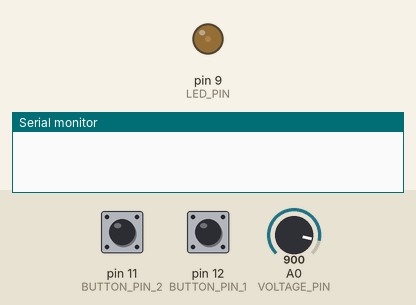
This sketch was run on a simulated Arduino Uno, built with avr-gcc and run on an emulated ATmega328P. Parts: output pins drawn as LEDs (lit = HIGH), the last lines printed to the serial monitor. The test bench sets the inputs (shaded band); at power-on: A0 (VOLTAGE_PIN) = 900, pin 11 (BUTTON_PIN_2) HIGH, pin 12 (BUTTON_PIN_1) HIGH.

Above: at 1.2 s.
1.3 s: A0 (VOLTAGE_PIN) set to 900
At 2.0 s:
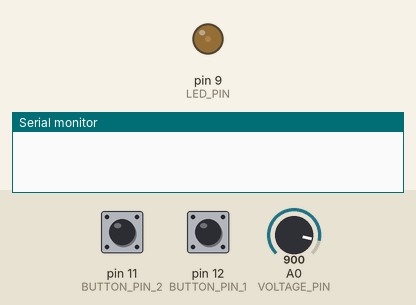
3.5 s: pin 11 (BUTTON_PIN_2) pulled LOW for 0.15 s
At 4.7 s:
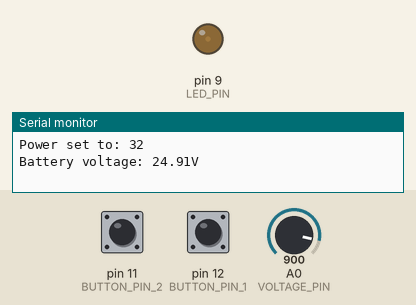
5.1 s: pin 11 (BUTTON_PIN_2) pulled LOW for 1 s
At 6.1 s:
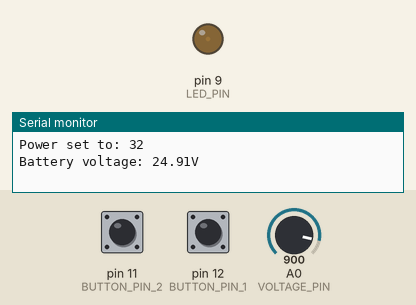
7.6 s: pin 12 (BUTTON_PIN_1) pulsed LOW 5 times (0.12 s each, 0.3 s apart)
At 10.1 s:
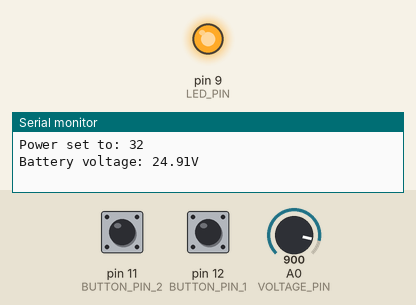
10.6 s: pin 11 (BUTTON_PIN_2) pulled LOW for 3.2 s
At 11.5 s:
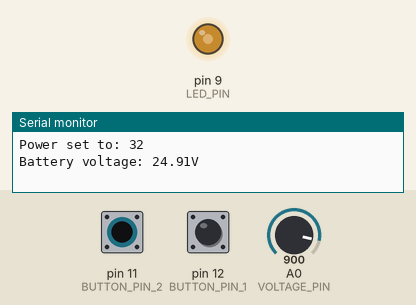
15.3 s: pin 12 (BUTTON_PIN_1) pulled LOW for 0.15 s
At 16.3 s:
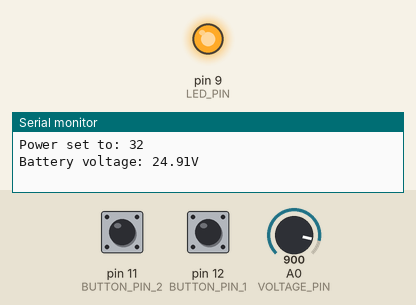
Timing chart, 0 to 17.9 s (numbered marks = the images above; inputs shaded):
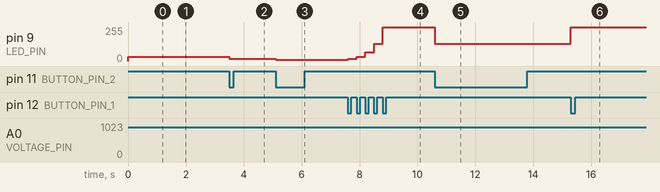

The sketch:

Adlux_LED.ino
```cpp
#include <Bounce2.h>

#define BUTTON_PIN_1 12
#define BUTTON_PIN_2 11
#define LED_PIN 9
#define VOLTAGE_PIN 14

int powers[] = {1, 2, 4, 8, 16, 32, 64, 128, 255};
int selectedPower = 5;
int actualPower = powers[selectedPower];
bool powerCanBeChanged = true;

unsigned long lastCheckedVoltage;
unsigned long voltageCheckInterval = 2L * 1000;
double voltage;
double infoVoltage = 3.6*6;
double warningVoltage = 3.4*6;

Bounce debouncer1 = Bounce();
Bounce debouncer2 = Bounce();

void setup() {
  Serial.begin(9600);

  pinMode(BUTTON_PIN_1, INPUT_PULLUP);
  debouncer1.attach(BUTTON_PIN_1);
  debouncer1.interval(5);

  pinMode(BUTTON_PIN_2, INPUT_PULLUP);
  debouncer2.attach(BUTTON_PIN_2);
  debouncer2.interval(5);

  pinMode(LED_PIN, OUTPUT);
  analogWrite(LED_PIN, actualPower);

  pinMode(VOLTAGE_PIN, INPUT);

  TCCR1B = TCCR1B & B11111000 | B00000001;    // set timer 1 divisor to 1 = 31372.55 Hz

}

void loop() {
  debouncer1.update();
  debouncer2.update();
  int value1 = debouncer1.read();
  int value2 = debouncer2.read();

  if (value1 == LOW && powerCanBeChanged ) {
    selectedPower++;
    powerCanBeChanged = false;
  }
  if (value2 == LOW && powerCanBeChanged ) {
    selectedPower--;
    powerCanBeChanged = false;
  }
  if (value1 == HIGH && value2 == HIGH) {
    powerCanBeChanged = true;
  }

  if (selectedPower > 8) selectedPower = 8;
  if (selectedPower < 0) selectedPower = 0;

  actualPower = powers[selectedPower];
  analogWrite(LED_PIN, actualPower);

  if (lastCheckedVoltage + voltageCheckInterval < millis()) {
    voltageCheckInterval = 3*60L*1000;
    Serial.print("Power set to: ");
    Serial.println(actualPower);

    voltage = analogRead(VOLTAGE_PIN) / 36.13;
    Serial.print("Battery voltage: ");
    Serial.print(voltage);
    Serial.println("V");

    if (voltage < infoVoltage) {
      if (voltage < warningVoltage) {
        warningVoltageMessage();
        Serial.println("Dangerously low voltage, shut off now!");
        voltageCheckInterval = 15L*1000;
      }
      else {
        infoVoltageMessage();
        Serial.println("Low voltage!");
        voltageCheckInterval = 60L*1000;
      }
    }

    lastCheckedVoltage = millis();
  }
}

void infoVoltageMessage() {
  analogWrite(LED_PIN, 0);
  delay(20);
  analogWrite(LED_PIN, actualPower);
}

void warningVoltageMessage() {
  analogWrite(LED_PIN, 0);
  delay(250);
  analogWrite(LED_PIN, 255);
  delay(20);
  analogWrite(LED_PIN, 0);
  delay(250);
  analogWrite(LED_PIN, actualPower);
}
```

Measured:
- after the input at 1.3 s, pin 9 (LED_PIN): stays 32/255 (without the input it goes to 0/255 after 0.70 s)
- after the input at 3.5 s, pin 9 (LED_PIN): 32/255 → 16/255 at once
- after the input at 5.1 s, pin 9 (LED_PIN): 16/255 → 8/255 at once
- after the input at 7.6 s, pin 9 (LED_PIN): moves from 8/255 to 255/255 over 1.2 s, starting at once
- after the input at 10.6 s, pin 9 (LED_PIN): 255/255 → 128/255 at once
- after the input at 15.3 s, pin 9 (LED_PIN): 128/255 → 255/255 at once
